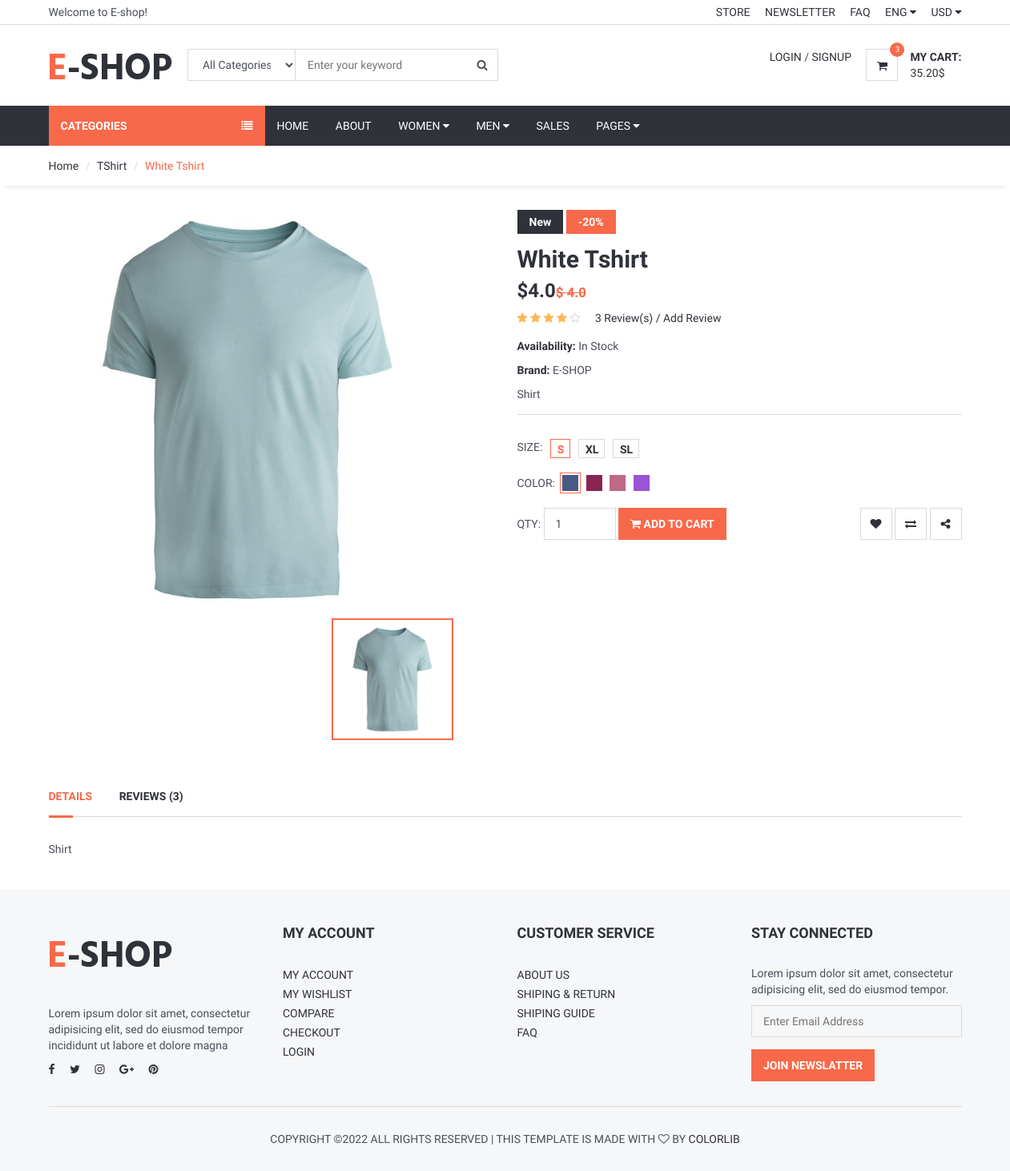
/product/10/white-tshirt, run on the app's committed database.
### product/models.py (models this page shows, shortened)
class Product(models.Model):
    STATUS = (
        ('True', 'True'),
        ('False', 'False'),
    )
    category = models.ForeignKey(Category, on_delete=models.CASCADE)# one product have one category -> one category have many product
    title = models.CharField(max_length=30)
    keyword = models.CharField(max_length=255)
    description = models.CharField(max_length=255)
    image = models.ImageField(upload_to='images/', null=True)
    price = models.FloatField()
    amount = models.IntegerField()
    minamount = models.IntegerField()
    detail = RichTextUploadingField()
    slug = models.SlugField(null=False, unique=True)
    status = models.CharField(max_length=10, choices=STATUS)
    create_at = models.DateTimeField(auto_now_add=True)
    update_at = models.DateTimeField(auto_now=True)

class Category(MPTTModel):
    STATUS = (
        ('True', 'True'),
        ('False', 'False'),
    )
    parent = TreeForeignKey('self', blank=True, null=True, related_name = 'children', on_delete=models.CASCADE)
    title = models.CharField(max_length=30)
    keyword = models.CharField(max_length=255)
    description = models.CharField(max_length=255)
    image = models.ImageField(blank=True, upload_to='images/')
    status = models.CharField(max_length=10, choices=STATUS)
    slug = models.SlugField(null=False, unique=True)
    create_at = models.DateTimeField(auto_now_add=True)
    update_at = models.DateTimeField(auto_now=True)
    class MPTTMeta:
        order_insertion_by = ['title']

### home/views.py (the view)
def productDetail(request, id, slug):
    try:
        product = Product.objects.get(pk=id)
    except Product.DoesNotExist:
        product = None
    category = Category.objects.all()
    image = Images.objects.filter(product_id= id)
    comment = Comment.objects.filter(product_id=id, status='True')
    print('tsting')
    for com in comment:
        print(com.create_at)
        print(type(com.rate))
        for i in range(com.rate):
            print('test')
    context = {
        'product' : product,
        'category' : category,
        'image' : image,
        'comment' : comment,
    }
    return render(request, 'productDetail.html', context)

### home/templates/productDetail.html (shortened to what this page needs)
{% extends 'homebase.html' %}
{% block sidebar %}{% include 'sidebar.html' %}{% endblock %}
{% block body %}
{% load static %}
<div id="breadcrumb">
    <div class="container">
        <ul class="breadcrumb">
            <li><a href="/home/">Home</a></li>
            <li><a href="/category/{{ product.category.id}}/{{ product.category.slug }}">{{ product.category.title }}</a></li>
            <li class="active">{{ product.title }}</li>
        </ul>
    </div>
</div>
<div class="section">
    <div class="container">
        <div class="row">
            <div class="product product-details clearfix">
                <div class="col-md-6">
                    <div id="product-main-view">
                        <div class="product-view">
                            <img src="{{ product.image.url }}" alt="" style="height: 500px; width: 500px;">
                        </div>
                    </div>
                    <div id="product-view">
                        <div class="product-view">
                            <img src="{{ product.image.url }}" alt="">
                        </div>
                    </div>
                </div>
                <div class="col-md-6">
                    <div class="product-body">
                        <div class="product-label">
                            <span>New</span>
                            <span class="sale">-20%</span>
                        </div>
                        <h2 class="product-name">{{ product.title }}</h2>
                        <h3 class="product-price">${{ product.price }}<del class="product-old-price">$ {{ product.price }}</del></h3>
                        <div>
                            <div class="product-rating">
                                <i class="fa fa-star"></i>
                                <i class="fa fa-star"></i>
                                <i class="fa fa-star"></i>
                                <i class="fa fa-star"></i>
                                <i class="fa fa-star-o empty"></i>
                            </div>
                            <a href="#">3 Review(s) / Add Review</a>
                        </div>
                        <p><strong>Availability:</strong> In Stock</p>
                        <p><strong>Brand:</strong> E-SHOP</p>
                        <p>{{ product.description}}</p>
                        <div class="product-options">
                            <ul class="size-option">
                                <li><span class="text-uppercase">Size:</span></li>
                                <li class="active"><a href="#">S</a></li>
                                <li><a href="#">XL</a></li>
                                <li><a href="#">SL</a></li>
                            </ul>
                            <ul class="color-option">
                                <li><span class="text-uppercase">Color:</span></li>
                                <li class="active"><a href="#" style="background-color:#475984;"></a></li>
                                <li><a href="#" style="background-color:#8A2454;"></a></li>
                                <li><a href="#" style="background-color:#BF6989;"></a></li>
                                <li><a href="#" style="background-color:#9A54D8;"></a></li>
                            </ul>
                        </div>
                        <div class="product-btns">
                            <form action="/order/addToShopCart/{{product.id}}" method="post">
                            <div class="qty-input">
                                <span  class="text-uppercase">QTY: </span>
                                <input name="quantity" class="input" type="number" value="1" min="1" max="{{product.amount}}">
                            </div>
                            <button class="primary-btn add-to-cart" ><i class="fa fa-shopping-cart"></i> Add to Cart</button>
                            <div class="pull-right">
                                <button class="main-btn icon-btn"><i class="fa fa-heart"></i></button>
                                <button class="main-btn icon-btn"><i class="fa fa-exchange"></i></button>
                                <button class="main-btn icon-btn"><i class="fa fa-share-alt"></i></button>
                            </div>
                            </form>
                        </div>
                    </div>
                </div>
                <div class="col-md-12">
                    <div class="product-tab">
                        <ul class="tab-nav">
                            <li class="active"><a data-toggle="tab" href="#tab1">Details</a></li>
                            <li><a data-toggle="tab" href="#tab2">Reviews (3)</a></li>
                        </ul>
                        <div class="tab-content">
                            <div id="tab1" class="tab-pane fade in active">
                                <p>{{ product.detail |safe }}</p>
                            </div>
                        </div>
                    </div>
                </div>
            </div>
        </div>
    </div>
</div>
{% endblock %}

### home/static/css/style.css (style rules this page uses)
body { font-family: 'Hind', sans-serif; color: #4A4E5A; overflow-x: hidden; }
h1, h2, h3, h4, h5, h6 { color: #30323A; margin: 0 0 10px; font-weight: 700; }
strong { color: #30323A; }
ul, ol { margin: 0; padding: 0; list-style: none }
.main-btn, .primary-btn { display: inline-block; padding: 10px 15px; text-transform: uppercase; font-weight: 700; border: none; -webkit-transition: 0.3s all; transition: 0.3s all; }
.icon-btn.main-btn, .icon-btn.primary-btn { width: 40px; height: 40px; line-height: 40px; text-align: center; padding: 0px; border: none; }
.main-btn { color: #30323A; background-color: #FFF; -webkit-box-shadow: 0px 0px 0px 1px #DADADA inset, 0px 0px 0px 6px transparent; box-shadow: 0px 0px 0px 1px #DADADA inset, 0px 0px 0px 6px transparent; }
.primary-btn { color: #FFF; background-color: #F8694A; }
.input { width: 100%; height: 40px; padding: 0px 15px; border: none; background-color: transparent; -webkit-box-shadow: 0px 0px 0px 1px #DADADA inset, 0px 0px 0px 5px transparent; box-shadow: 0px 0px 0px 1px #DADADA inset, 0px 0px 0px 5px transparent; -webkit-transition: 0.3s all; transition: 0.3s all; }
.section { padding-top: 30px; padding-bottom: 30px; }
#breadcrumb { -webkit-box-shadow: 0px 6px 6px -6px rgba(0, 0, 0, 0.175); box-shadow: 0px 6px 6px -6px rgba(0, 0, 0, 0.175); }
.breadcrumb { background-color: transparent; border: none; border-radius: 0px; padding: 15px 0px; margin: 0; }
.breadcrumb>.active { color: #F8694A; }
.breadcrumb>li+li:before { color: #DADADA; }
.product .product-old-price { color: #F8694A; font-size: 70%; }
.product .product-rating { display: inline-block; }
.product .product-rating>i { color: #FFB656; }
.product .product-rating>i.empty { color: #DADADA; }
.product .product-label>span { position: relative; display: inline-block; padding: 5px 15px; font-weight: 700; color: #FFF; background-color: #30323A; z-index: 22; }
.product .product-label>span.sale { background-color: #F8694A; }
#product-view { margin-top: 10px; margin-bottom: 15px; }
#product-view .product-view.slick-slide { opacity: 0.2; }
#product-view .product-view.slick-slide.slick-current { opacity: 1; -webkit-box-shadow: 0px 0px 0px 2px #F8694A inset; box-shadow: 0px 0px 0px 2px #F8694A inset; }
#product-view .product-view { padding: 7.5px; }
.product-view>img { width: 100%; }
.product.product-details .product-name { margin-top: 15px; }
.product.product-details .product-rating { margin-right: 15px; margin-bottom: 15px; }
.product.product-details .product-options { padding-top: 30px; margin-bottom: 15px; border-top: 1px solid #DADADA; margin-top: 15px; }
.product-options .size-option { margin-bottom: 15px; }
.size-option>li { display: inline-block; margin-right: 6px; margin-bottom: 6px; vertical-align: top; }
.size-option>li:last-child { margin-right: 0px; }
.size-option>li>a { display: block; border: 1px solid #DADADA; font-weight: 700; padding: 2px 7px 0px 8px; }
.size-option>li.active a { color: #F8694A; border-color: #F8694A; }
.color-option>li { display: inline-block; margin-right: 6px; margin-bottom: 6px; vertical-align: top; }
.color-option>li:last-child { margin-right: 0px; }
.color-option>li>a { display: block; width: 20px; height: 20px; }
.color-option>li.active a { -webkit-box-shadow: 0px 0px 0px 2px #FFF, 0px 0px 0px 3px #F8694A; box-shadow: 0px 0px 0px 2px #FFF, 0px 0px 0px 3px #F8694A; }
.product.product-details .qty-input { display: inline-block; }
.product.product-details .qty-input .input { width: 90px; }
.product-tab { margin-top: 30px; }
.product-tab .tab-nav { border-bottom: 1px solid #DADADA; margin-bottom: 30px; }
.product-tab .tab-nav li { display: inline-block; }
.product-tab .tab-nav li+li { margin-left: 30px; }
.product-tab .tab-nav li a { display: block; padding: 15px 0px; text-transform: uppercase; font-weight: 700; }
.product-tab .tab-nav li.active { position: relative; }
.product-tab .tab-nav li.active a { color: #F8694A; }
.product-tab .tab-nav li.active a:after { content: ""; position: absolute; left: 0; bottom: -1.5px; height: 3px; width: 30px; background-color: #F8694A; }

### data on the page
Product: category "TShirt", title "White Tshirt", image (picture), price "4.0", description "Shirt", detail "Shirt"
